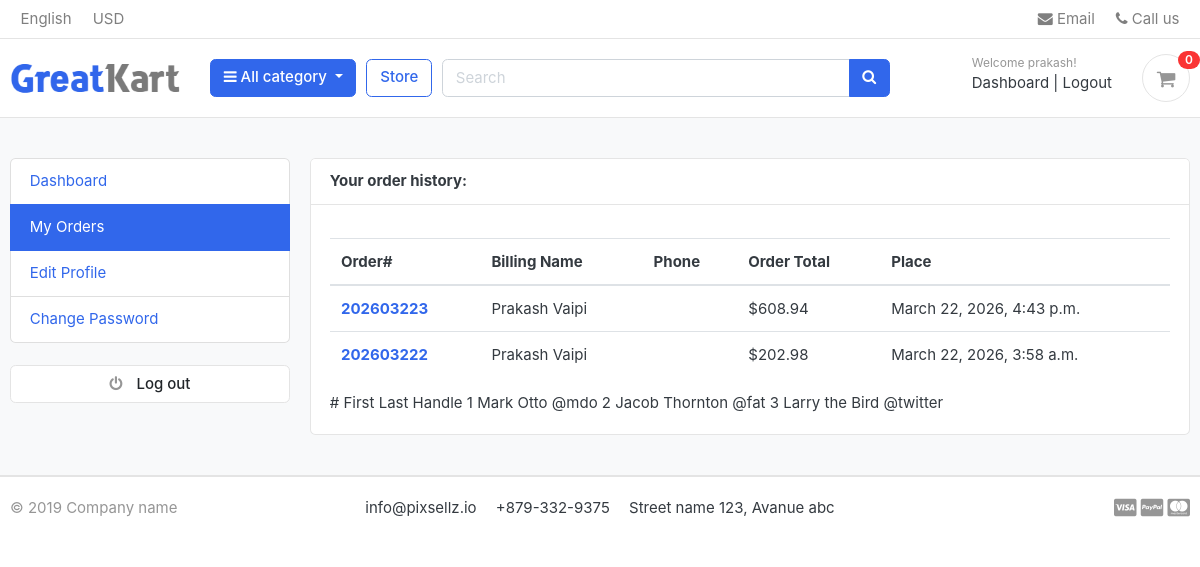
The app's page /accounts/my_orders/ (signed in), older data.
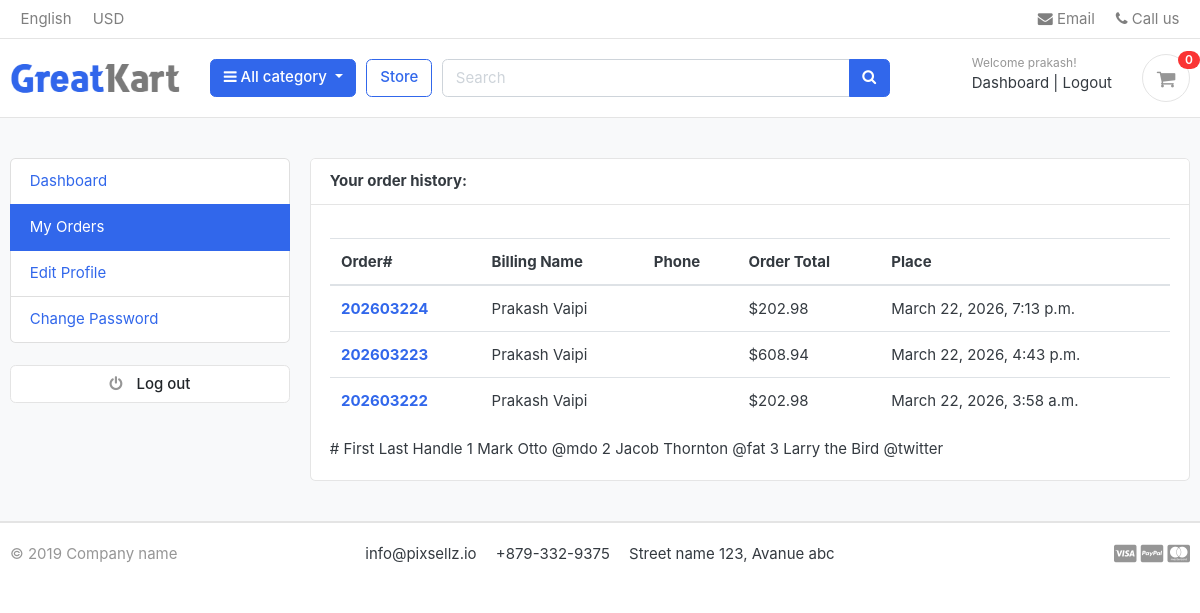
The same page, newer data.
### orders/models.py (models this page shows, shortened)
class Order(models.Model):
    STATUS = (
        ('New', 'New'),
        ('Accepted', 'Accepted'),
        ('Completed', 'Completed'),
        ('Cancelled', 'Cancelled'),
    )
    user = models.ForeignKey(Account, on_delete=models.SET_NULL, null=True)
    payment = models.ForeignKey(Payment, on_delete=models.SET_NULL, blank=True, null=True)
    order_number = models.CharField(max_length=20)
    first_name = models.CharField(max_length=50)
    last_name = models.CharField(max_length=50)
    phone = models.CharField(max_length=15)
    email = models.EmailField(max_length=50)
    address_line_1 = models.CharField(max_length=50)
    address_line_2 = models.CharField(max_length=50, blank=True)
    country = models.CharField(max_length=50)
    state = models.CharField(max_length=50)
    city = models.CharField(max_length=50)
    order_note = models.CharField(max_length=100, blank=True)
    order_total = models.FloatField()
    tax = models.FloatField()
    status = models.CharField(max_length=10, choices=STATUS, default='New')
    ip = models.CharField(blank=True, max_length=20)
    is_ordered = models.BooleanField(default=False)
    created_at = models.DateTimeField(auto_now_add=True)
    updated_at = models.DateTimeField(auto_now=True)
    def full_name(self):
        return f'{self.first_name} {self.last_name}'

### accounts/views.py (the view)
# urls.py: path('my_orders/',views.my_orders,name='my_orders'),
def my_orders(request):
    orders = Order.objects.filter(user=request.user, is_ordered=True).order_by('-created_at')
    context= {
        'orders':orders,
    }
    return render(request,'accounts/my_orders.html',context)

### carts/context_processors.py (called while the page is built)
def counters(request):
    cart_count = 0
    if 'admin' in request.path:
        return {}
    else:
        try:
            cart = Cart.objects.filter(cart_id =_cart_id(request))
            if request.user.is_authenticated:
                cart_items = CartItem.objects.all().filter(user= request.user)
            else:
                cart_items = CartItem.objects.all().filter(cart = cart[:1])
            for cart_item in cart_items:
                cart_count += cart_item.quantity
        except Cart.DoesNotExist:
            cart_count = 0
    return dict( cart_count = cart_count )

### carts/views.py (called while the page is built)
def _cart_id(request):
    cart = request.session.session_key
    if not cart:
        cart = request.session.create()
    return cart

### category/context_processors.py (called while the page is built)
def menu_links(request):
    links=Category.objects.all()
    return dict(links =links)

### category/models.py (called while the page is built)
    def get_url(self):
        return reverse('products_by_category', args = [self.slug])

### templates/accounts/my_orders.html (shortened to what this page needs)
{% extends "base.html" %}
{% block content %}
<section class="section-conten padding-y bg">
<div class="container">
	<div class="row">
		{% include 'includes/dashboard_sidebar.html' %}
	<main class="col-md-9">
		<article class="card">
		<header class="card-header">
			<strong class="d-inline-block mr-3">Your order history:</strong>
		</header>
		<div class="card-body">
			<div class="row">
			<div class = "col-md-12">
				<table class="table table-hover">
					<table class="table table-hover">
  <thead>
    <tr>
      <th scope="col">Order#</th>
      <th scope="col">Billing Name</th>
      <th scope="col">Phone</th>
      <th scope="col">Order Total</th>
	  <th scope="col">Place</th>
    </tr>
  </thead>
  <tbody>
	{% for order in orders %}
    <tr>
      <th scope="row"><a href="{% url 'order_detail' order.order_number %}">{{ order.order_number }}</a></th>
      <td>{{order.full_name}}</td>
      <td>{{order.phone_number}}</td>
      <td>${{order.order_total}}</td>
      <td>{{order.created_at}}</td>
    </tr>
	{% endfor %}
  </tbody>
</table>
  <thead>
    <tr>
      <th scope="col">#</th>
      <th scope="col">First</th>
      <th scope="col">Last</th>
      <th scope="col">Handle</th>
    </tr>
  </thead>
  <tbody>
    <tr>
      <th scope="row">1</th>
      <td>Mark</td>
      <td>Otto</td>
      <td>@mdo</td>
    </tr>
    <tr>
      <th scope="row">2</th>
      <td>Jacob</td>
      <td>Thornton</td>
      <td>@fat</td>
    </tr>
    <tr>
      <th scope="row">3</th>
      <td colspan="2">Larry the Bird</td>
      <td>@twitter</td>
    </tr>
  </tbody>
</table>
			</div>
			</div>
		</div>
		</article>
	</main>
</div>
</div>
</section>
{% endblock %}

Row changes from the older to the newer data that the page shows:
added Order: order_number "202603224", full_name "Prakash Vaipi", order_total "202.98", created_at "March 22, 2026, 7:13 p.m."
